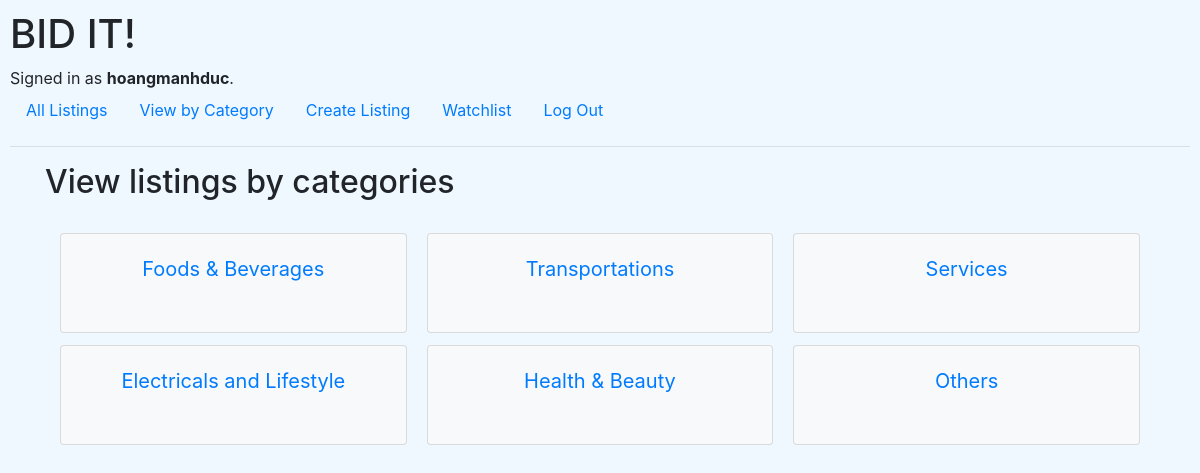
The app's page /category (signed in) with its own data.
### auctions/models.py (models this page shows, shortened)
class User(AbstractUser):
    pass

class Category(models.Model):
    categoryName = models.CharField(max_length=50)

### auctions/views.py (the view)
# urls.py: path("category", views.category, name="category"),
@login_required(login_url='login')
def category(request):
    return render(request, "auctions/category.html", {
        "title": "View listings by categories",
        "categories": Category.objects.all()
    })

### auctions/templates/auctions/category.html (shortened to what this page needs)
{% extends "auctions/layout.html" %}
{% load static }%
{% block body %}
    <div class="container">
        <h2> {{ title }} </h2>
        <div class="row">
            <div class="col"/>
            <div class="col-12 card-columns text-center">
                {% for type in categories %}
                    <div class="card bg-light"
                    style="height: 100px;">
                        <div class="card-body text-center">
                            <a href="{% url 'category_name' type.categoryName %}" class="stretched-link"
                                style="font-size: 20px;">
                                {{ type.categoryName }}
                        </div>
                    </div>
                {% endfor %}
            </div>

### auctions/templates/auctions/layout.html (shortened to what this page needs)
{% load static %}
<!DOCTYPE html>
<html lang="en">
    <head>
        <link rel="stylesheet" href="https://stackpath.bootstrapcdn.com/bootstrap/4.4.1/css/bootstrap.min.css"
>
        <link href="{% static 'auctions/styles.css' %}" rel="stylesheet">
    </head>
    <body style="background-color: aliceblue;">
        <h1>BID IT!</h1>
        <div>
            {% if user.is_authenticated %}
                Signed in as <strong>{{ user.username }}</strong>.
            {% else %}
                Not signed in.
            {% endif %}
        </div>
        <ul class="nav">
            <li class="nav-item">
                <a class="nav-link" href="{% url 'index' %}">All Listings</a>
            </li>
            <li class="nav-item">
                <a class="nav-link" href="{% url 'category' %}">View by Category</a>
            </li>
            {% if user.is_authenticated %}
                <li class="nav-item">
                    <a class="nav-link" href= "{% url 'createlisting' %}">Create Listing</a>
                </li>
                <li class="nav-item">
                    <a class="nav-link" href= "{% url 'watchlist' %}">Watchlist</a>
                </li>
                <li class="nav-item">
                    <a class="nav-link" href="{% url 'logout' %}">Log Out</a>
                </li>
            {% endif %}
        </ul>
        <hr>
        {% block body %}
        {% endblock %}
    </body>
</html>

### auctions/static/auctions/styles.css (style rules this page uses)
body { padding: 10px; }

### records on screen
User: username "hoangmanhduc"
Category: categoryName "Foods & Beverages"
Category: categoryName "Electricals and Lifestyle"
Category: categoryName "Transportations"
Category: categoryName "Health & Beauty"
Category: categoryName "Services"
Category: categoryName "Others"

### other values on screen
{{ title }} "View listings by categories"
